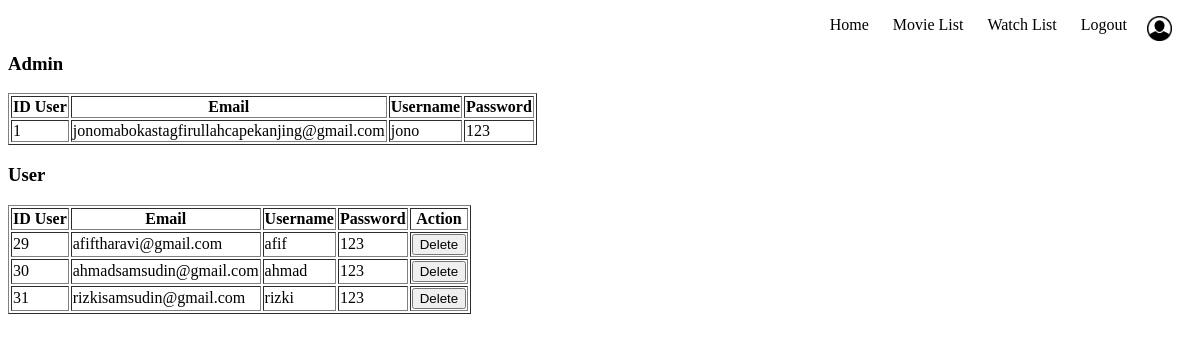
The app's page /manageakun.php, older data.
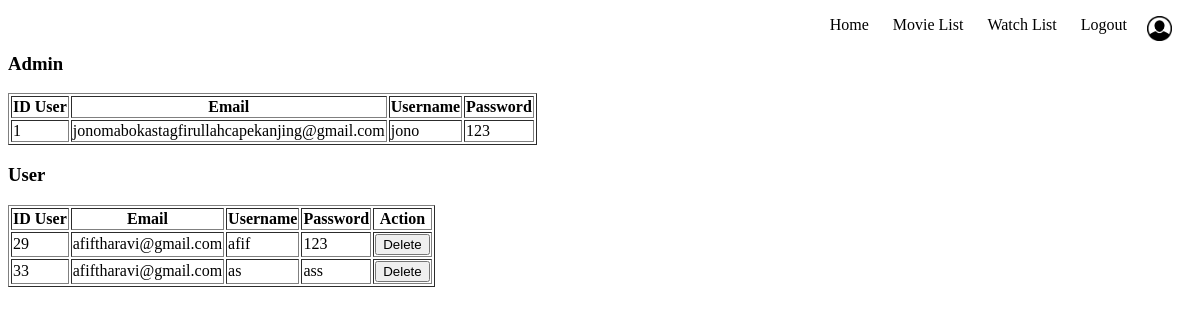
The same page, newer data.
### tables this page shows
CREATE TABLE `user` (
  `id_user` int NOT NULL,
  `email` varchar(50) NOT NULL,
  `username` varchar(50) NOT NULL,
  `password` varchar(20) NOT NULL,
  `role` enum('admin','user','manager') DEFAULT NULL
);

### manageakun.php (the view, shortened to what this page needs)
<?php
require('koneksi.php');
$query_admin = "SELECT * FROM user WHERE role = 'admin'";
$query_user = "SELECT * FROM user WHERE role = 'user'";
$result_admin = mysqli_query($conn, $query_admin);
$result_user = mysqli_query($conn, $query_user);
?>
<!DOCTYPE html>
<html>
<head>
</head>
<body>
    <header>
        <nav>
            <ul>
                <li><a href="homepage.php">Home</a></li>
                <li><a href="movielist.php">Movie List</a></li>
                <li><a href="watchlist.php">Watch List</a></li>
                <li style="float:right"><a href="profil.php"><img src="Assets/profil.png" style="height: 25px; width: 25px;"></a></li>
                 <li><a href="logout.php">Logout</a></li>
            </ul>
        </nav>
    </header>
<h3>Admin</h3>
<table border="1">
    <tr>
        <th>ID User</th>
        <th>Email</th>
        <th>Username</th>
        <th>Password</th>
    </tr>
    <?php
    while ($row = mysqli_fetch_assoc($result_admin)) {
        echo "<tr>";
        echo "<td>" . $row['id_user'] . "</td>";
        echo "<td>" . $row['email'] . "</td>";
        echo "<td>" . $row['username'] . "</td>";
        echo "<td>" . $row['password'] . "</td>";
        echo "</tr>";
    }
    ?>
</table>
<h3>User</h3>
<table border="1">
    <tr>
        <th>ID User</th>
        <th>Email</th>
        <th>Username</th>
        <th>Password</th>
        <th>Action</th>
    </tr>
    <?php
    while ($row = mysqli_fetch_assoc($result_user)) {
        echo "<tr>";
        echo "<td>" . $row['id_user'] . "</td>";
        echo "<td>" . $row['email'] . "</td>";
        echo "<td>" . $row['username'] . "</td>";
        echo "<td>" . $row['password'] . "</td>";
        echo "<td>
                <form method='POST'>
                    <input type='hidden' name='user_id' value='" . $row['id_user'] . "'>
                    <input type='submit' name='delete_user' value='Delete'>
                </form>
            </td>";
        echo "</tr>";
    }
    ?>
</table>
</body>
</html>

Row changes from the older to the newer data that the page shows:
removed user: id_user "30", email "ahmadsamsudin@gmail.com", username "ahmad", password "123", shown under "User"
removed user: id_user "31", email "rizkisamsudin@gmail.com", username "rizki", password "123", shown under "User"
added user: id_user "33", email "afiftharavi@gmail.com", username "as", password "ass", shown under "User"
